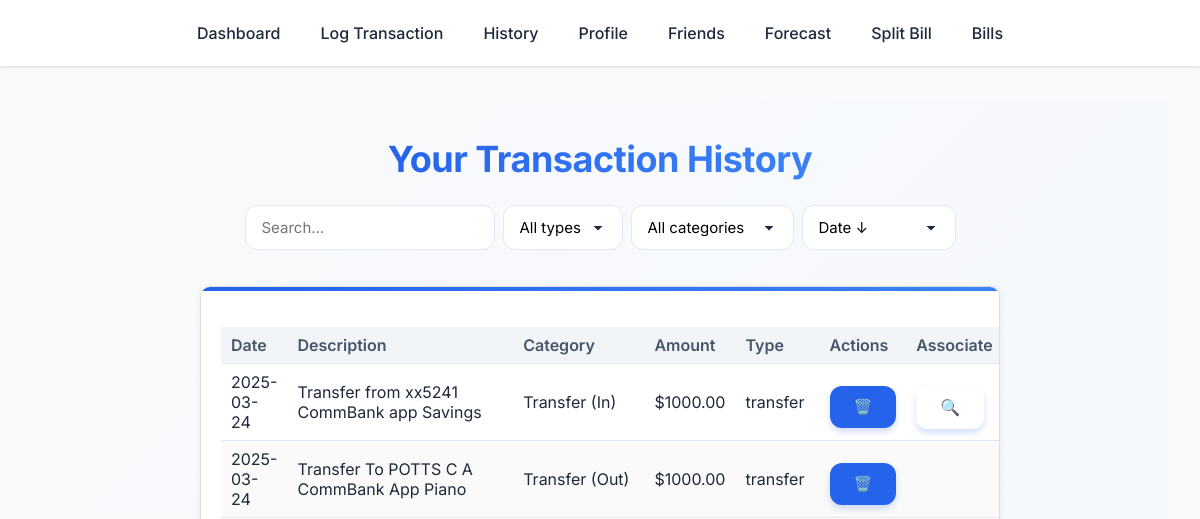
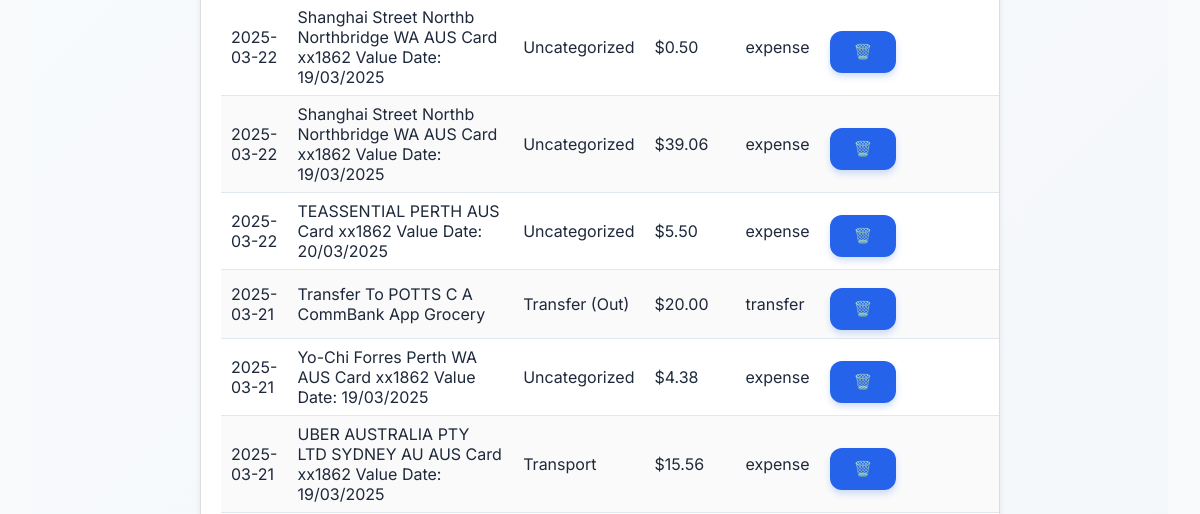
Before: /history?page=2 (signed in, upper part) with the older database file (2 pictures, top to bottom).
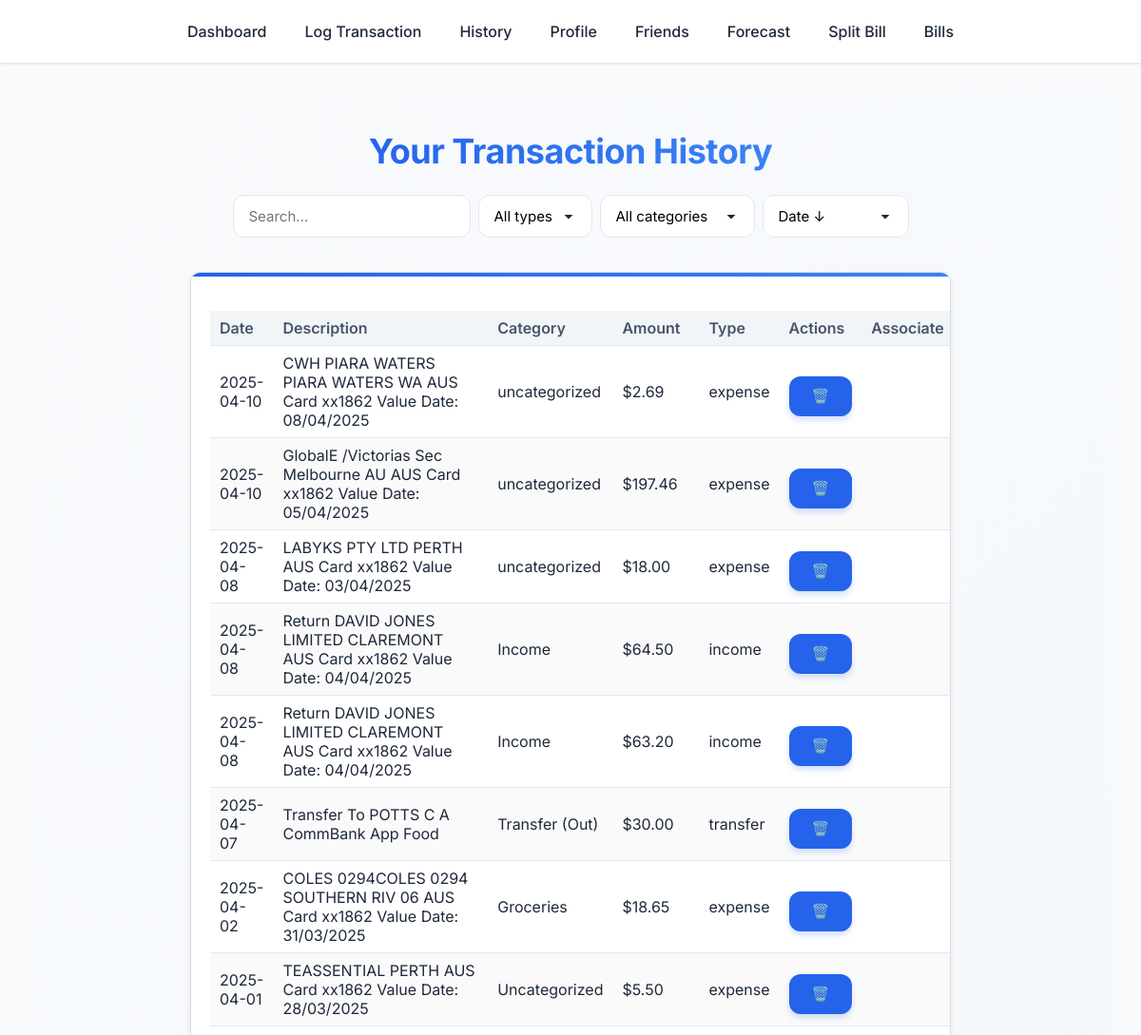
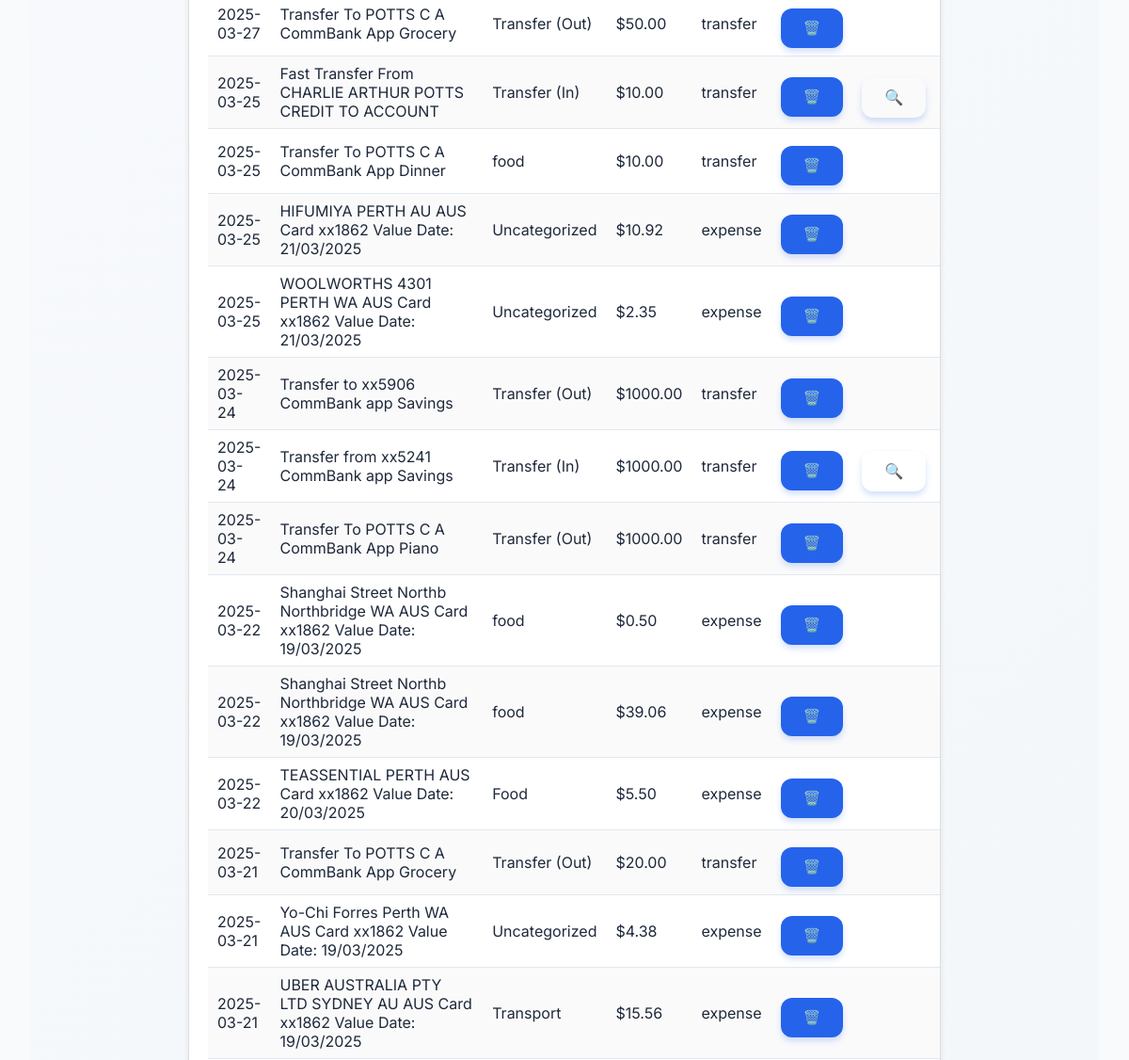
After: the same page with the newer database file (2 pictures, top to bottom).
### app/models.py (models this page shows, shortened)
class Transaction(db.Model):
    __tablename__ = 'transactions'
    id                 = db.Column(db.Integer, primary_key=True)
    user_id            = db.Column(
        db.Integer,
        db.ForeignKey('users.id', ondelete='CASCADE'),
        nullable=False
    )
    date               = db.Column(db.Date, nullable=False)
    amount             = db.Column(db.Numeric(10, 2), nullable=False)  # always stored positive
    category           = db.Column(db.String, nullable=False)
    type               = db.Column(
        db.Enum(TransactionType, name='tx_type'),
        nullable=False
    )
    transfer_direction = db.Column(db.Enum('in','out', name='transfer_dir'), nullable=True)
    description        = db.Column(db.String(255), nullable=True)
    user               = db.relationship(
        'User',
        back_populates='transactions'
    )
    bill_transactions = db.relationship('BillTransaction',
                                        back_populates='transaction')

### app/routes.py (the view, shortened to what this page needs)
@main.route('/history', methods=['GET', 'POST'])
@login_required
def history():
    PER_PAGE = 50
    page = request.args.get('page', 1, type=int)
    pagination = (Transaction.query
                  .filter_by(user_id=current_user.id)
                  .order_by(Transaction.date.desc())
                  .paginate(page=page, per_page=PER_PAGE, error_out=False))
    return render_template(
        'history.html',
        transactions=pagination.items,
        TransactionType=TransactionType,
        pagination=pagination,
        form=TransactionForm()
    )

### app/__init__.py (called while the page is built)
def create_app(config_object=None):
    app = Flask(__name__)
    if config_object:
        app.config.from_object(config_object)
    else:
        app.config.from_pyfile('../config.py')
    CSRFProtect(app)
    db.init_app(app)
    migrate.init_app(app, db)
    login_manager.init_app(app)
    from .models import User
    @login_manager.user_loader
    def load_user(user_id):
        return User.query.get(int(user_id))
    from .routes import main
    app.register_blueprint(main)
    return app

### app/templates/history.html (shortened to what this page needs)
{% extends "base.html" %}
{% block content %}
<div class="page-container">
  <h1>Your Transaction History</h1>
  <div class="controls">
    <input class=" input-box" id="search" type="text" placeholder="Search…" />
    <select id="filter-type"  class = "input-box">
      <option value="" >All types</option>
    </select>
    <select id="filter-cat"  class = "input-box">
      <option value="">All categories</option>
      {% set SUGGEST = ['food','groceries','travel','shopping','health','salary','savings','refund','uncategorized'] %}
    </select>
    <select id="sort" class = "input-box">
      <option value="date-desc">Date ↓</option>
    </select>
  </div>
  <div class="card">
    <table class="transaction-table">
      <thead>
        <tr>
          <th>Date</th><th>Description</th><th>Category</th>
          <th>Amount</th><th>Type</th><th>Actions</th><th>Associate</th>
        </tr>
      </thead>
      <tbody>
      {% for tx in transactions %}
        <tr data-tx="{{ tx.id }}">
          <td>{{ tx.date }}</td>
          <td>{{ tx.description }}</td>
          <td class="cat-cell" data-cat="{{ tx.category }}">
            <span class="cat-view">{{ tx.category }}</span>
          </td>
          <td>${{ "%.2f"|format(tx.amount) }}</td>
          <td>{{ tx.type.value }}</td>
          <td>
            <form method="POST" style="display:inline;">
              <button type="submit" class="btn" title="Delete">🗑️</button>
            </form>
          </td>
          <td>
            {% if tx.type == TransactionType.transfer and tx.transfer_direction == 'in' %}
              <button class="btn btn--sm btn-ghost"
                      title="Associate friend"
                      data-tx="{{ tx.id }}">🔍</button>
            {% endif %}
          </td>
        </tr>
      {% endfor %}
      </tbody>
    </table>
  </div>
</div>
{% endblock %}

Changed rows visible on the page:
now on this page (row edited): Transaction: date "2025-04-10", description "CWH PIARA WATERS PIARA WATERS WA AUS Card xx1862 Value Date: 08/04/2025", category "uncategorized", amount "2.69", type.value "expense"
now on this page (row edited): Transaction: date "2025-04-10", description "GlobalE /Victorias Sec Melbourne AU AUS Card xx1862 Value Date: 05/04/2025", category "uncategorized", amount "197.46", type.value "expense"
now on this page (row edited): Transaction: date "2025-04-08", description "LABYKS PTY LTD PERTH AUS Card xx1862 Value Date: 03/04/2025", category "uncategorized", amount "18.00", type.value "expense"
now on this page (row unchanged): Transaction: date "2025-04-08", description "Return DAVID JONES LIMITED CLAREMONT AUS Card xx1862 Value Date: 04/04/2025", category "Income", amount "64.50", type.value "income"
now on this page (row unchanged): Transaction: date "2025-04-08", description "Return DAVID JONES LIMITED CLAREMONT AUS Card xx1862 Value Date: 04/04/2025", category "Income", amount "63.20", type.value "income"
now on this page (row unchanged): Transaction: date "2025-04-07", description "Transfer To POTTS C A CommBank App Food", category "Transfer (Out)", amount "30.00", type.value "transfer"
now on this page (row unchanged): Transaction: date "2025-04-02", description "COLES 0294COLES 0294 SOUTHERN RIV 06 AUS Card xx1862 Value Date: 31/03/2025", category "Groceries", amount "18.65", type.value "expense"
now on this page (row unchanged): Transaction: date "2025-04-01", description "TEASSENTIAL PERTH AUS Card xx1862 Value Date: 28/03/2025", category "Uncategorized", amount "5.50", type.value "expense"
now on this page (row unchanged): Transaction: date "2025-03-27", description "Transfer To POTTS C A CommBank App Grocery", category "Transfer (Out)", amount "50.00", type.value "transfer"
now on this page (row unchanged): Transaction: date "2025-03-25", description "Fast Transfer From CHARLIE ARTHUR POTTS CREDIT TO ACCOUNT", category "Transfer (In)", amount "10.00", type.value "transfer"
now on this page (row edited): Transaction: date "2025-03-25", description "Transfer To POTTS C A CommBank App Dinner", category "food", amount "10.00", type.value "transfer"
now on this page (row unchanged): Transaction: date "2025-03-25", description "HIFUMIYA PERTH AU AUS Card xx1862 Value Date: 21/03/2025", category "Uncategorized", amount "10.92", type.value "expense"
now on this page (row unchanged): Transaction: date "2025-03-25", description "WOOLWORTHS 4301 PERTH WA AUS Card xx1862 Value Date: 21/03/2025", category "Uncategorized", amount "2.35", type.value "expense"
now on this page (row unchanged): Transaction: date "2025-03-24", description "Transfer to xx5906 CommBank app Savings", category "Transfer (Out)", amount "1000.00", type.value "transfer"
changed Transaction (number 17 of 22 on the later page): category "Uncategorized" → "food"
changed Transaction (number 18 of 22 on the later page): category "Uncategorized" → "food"
changed Transaction: category "Uncategorized" → "Food"
